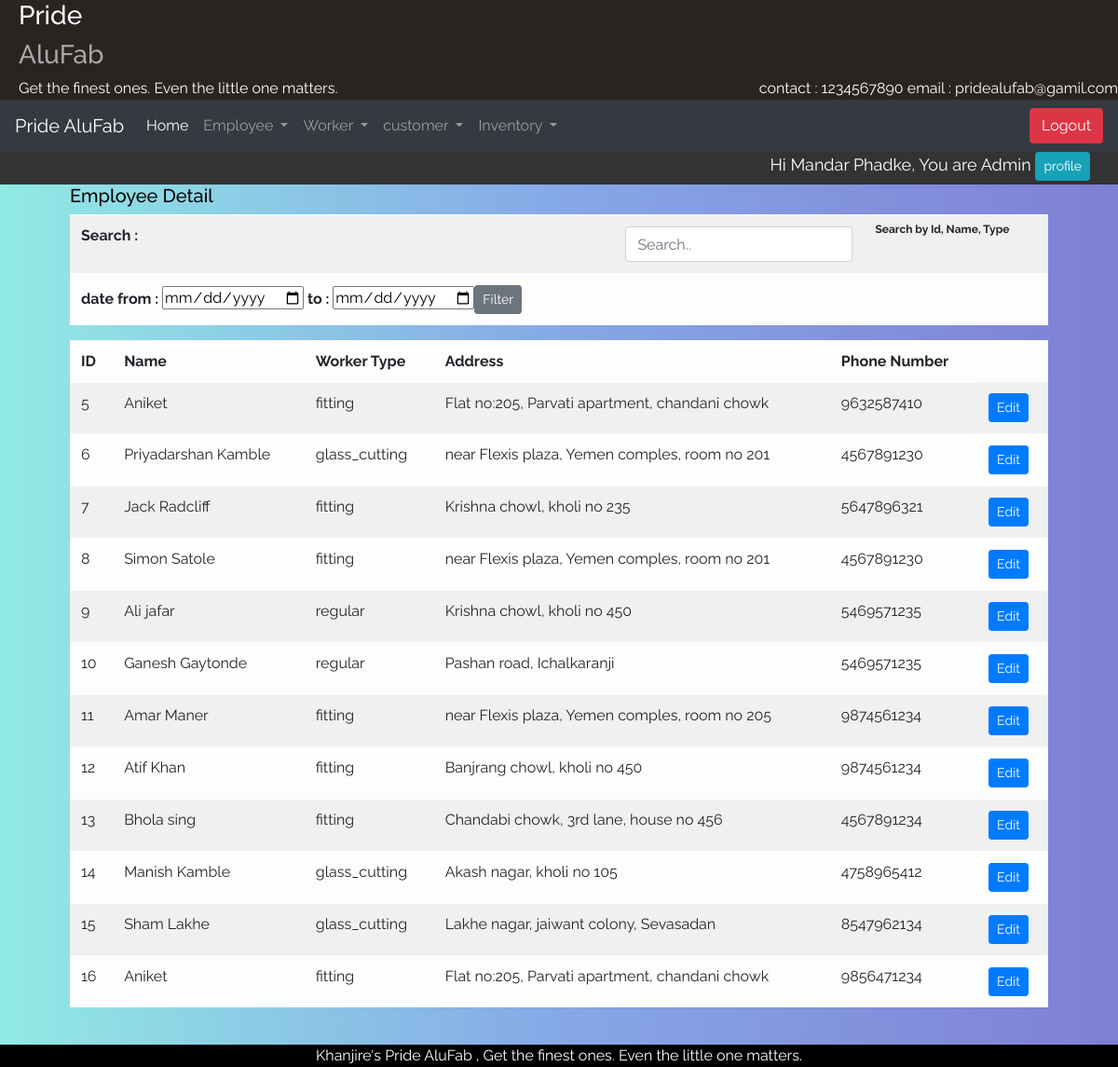
Screenshot of /DetailWork (signed in) with the database file from the repository.
### alufab/models.py (models this page shows, shortened)
class Employee(models.Model):
    Emp_id = models.ForeignKey(User, on_delete=models.CASCADE)
    phono = models.IntegerField(default=0)
    Address = models.CharField(default=' ',max_length=100)
    city = models.CharField(default='Ichalkaranji',max_length=20)
    de = [
        ('Manager','Manager'),
        ('Supervisor','Supervisor'),
        ('Admin', 'Admin')
    ]
    designation = models.CharField(max_length=10, choices=de)
    Paymentperday = models.FloatField(default=0)
    is_working=models.BooleanField(default=True)

class worker(models.Model):
    worker_name = models.CharField(max_length=30)
    phone_number = models.CharField(max_length=10)
    Address = models.CharField(max_length=100)
    WT = [
        ('glass_cutting', 'Glass_Cutting'),
        ('fitting', 'fitting'),
        ('regular', 'regular')
    ]
    worker_type = models.CharField(max_length=100, choices=WT)

### alufab/views.py (the view)
# urls.py: path('DetailWork', views.DetailWork,name='DetailWork'),
def DetailWork(request):
    obj=worker.objects.all()
    empid = request.user.id
    desig = Employee.objects.get(Emp_id=empid)
    data={'obj':obj,'desig':desig}
    return render(request, 'alufab/worker_list.html', data)

### templates/alufab/worker_list.html (shortened to what this page needs)
{% extends 'home.html' %}
{% block content %}
<div class="detail_view">
    <h5>Employee Detail</h5>
    <table class="table table-light table-responsive-sm table-striped table_detail">
        <tr><Th colspan="3">Search : </Th><th colspan="3"><input class="form-control" id="myInput" type="text" placeholder="Search.."></th><th><sub>Search by Id, Name, Type </sub></th></tr>
<tr>
    <th><form method="get" action="{% url 'filterCustomer' %}">date from : <input type="date" name="from"/> to : <input type="date" name="to"/><button type="submit" name="filter" class="btn btn-secondary btn-sm">Filter</button></form></th>
</tr>
    </table>
    <table class="table table-light table-responsive-sm table-striped table_detail" id="myTable">
      <thead>
          <tr>
                <th class="sort">ID</th>
                <th class="sort">Name</th>
                <th class="sort">Worker Type</th>
                <th class="sort">Address</th>
                <th class="sort">Phone Number</th>
            </tr
          </thead>
          <tbody>
            {%for i in obj%}
            <tr>
                <td><label>{{i.id}}</label></td>
                <td><label>{{i.worker_name}}</label></td>
                <td><label>{{i.worker_type}}</label></td>
                <td><label>{{i.Address}}</label></td>
                <td><label>{{i.phone_number}}</label></td>
                  <td><a href="{% url 'updateWork' i.id%}"><button class="btn btn-sm btn-primary">Edit</button></a></td>
            </tr>
            {%endfor%}
          </tbody>
        </table>
</div>
<br>
{% endblock %}

### templates/home.html (shortened to what this page needs)
{%load static%}
<html lang="en">
<head>
    <link rel="stylesheet" href="https://stackpath.bootstrapcdn.com/bootstrap/4.3.1/css/bootstrap.min.css">
    <link href="https://cdnjs.cloudflare.com/ajax/libs/select2/4.0.6-rc.0/css/select2.min.css" rel="stylesheet" />
<link rel="stylesheet" type="text/css" href="{% static 'css/main.css' %}">
<link rel="stylesheet" type="text/css" href="{% static 'css/util.css' %}">
</head>
<body>
<div class="div_top" >
    <div class="container-">
      <h3 style="color: white;">Pride</h3><h3 style="color: darkgrey;">AluFab</h3><h style="color:white;">Get the finest ones.
        Even the little one matters.</h>
      <div style="float:right; color:white;">
        contact : 1234567890
        email : pridealufab@gamil.com
      </div>
    </div>
  </div>
<nav class="navbar navbar-dark bg-dark navbar-expand-lg sticky-top nav">
    <a class="navbar-brand" href="#">Pride AluFab </a>
    <div class="collapse navbar-collapse" id="navbarSupportedContent">
      <ul class="navbar-nav mr-auto">
        <li class="nav-item active">
          <a class="nav-link" href="{% url 'home'%}">Home</a>
        </li>
          <li class="nav-item dropdown">
            <a class="nav-link dropdown-toggle" href="#" role="button" data-toggle="dropdown" aria-haspopup="true" aria-expanded="false">
              Employee
            </a>
          </li>
          <li class="nav-item dropdown">
            <a class="nav-link dropdown-toggle" href="#" role="button" data-toggle="dropdown" aria-haspopup="true" aria-expanded="false">
              Worker
            </a>
          </li>
          <li class="nav-item dropdown">
            <a class="nav-link dropdown-toggle" href="#" id="navbarDropdown" role="button" data-toggle="dropdown" aria-haspopup="true" aria-expanded="false">
              customer
            </a>
          </li>
          <li class="nav-item dropdown">
            <a class="nav-link dropdown-toggle" href="#" id="navbarDropdown" role="button" data-toggle="dropdown" aria-haspopup="true" aria-expanded="false">
              Inventory
            </a>
          </li>
      </ul>
         <span>
              <a href="{% url 'logout_page'%}"><button class="btn btn-danger">Logout</button></a>
          </span>
    </div>
  </nav>
<div class="div_name">
<span class="Name">
  Hi {{request.user.first_name}} {{request.user.last_name}}, You are {{desig.designation}}
              <a href="{% url 'profile' %}"><button class="btn btn-sm btn-info">profile</button></a>
          </span>
</div>
<div id="wrapper" class="active container-fluid froms">
    {% block content %}{% endblock %}
        </div>
<footer>
      Khanjire's Pride AluFab , Get the finest ones.
        Even the little one matters. </footer>
</body>
</html>

### static/css/main.css (style rules this page uses)
body { color:black; background: #7F7FD5; background: -webkit-linear-gradient(to right, #91EAE4, #86A8E7, #7F7FD5); background: linear-gradient(to right, #91EAE4, #86A8E7, #7F7FD5); }
.froms { width:90%; }
footer { background-color:black; width:100%; color:white; text-align:center; }
nav { width:100%; }
.div_top { text-align: left; padding-left: 20px; background-color:#292421; }
.div_name { background-color:#333333; padding-right:30px; color:white; font-size:18px; height:35px; }
.Name { text-align:right; float:right; }

### static/css/util.css (style rules this page uses)
* { margin: 0; padding: 0; outline: none; box-sizing: border-box; font-family: 'Raleway', sans-serif; }

### rows the page displays
Employee: designation "Admin"
worker: id "5", worker_name "Aniket", worker_type "fitting", Address "Flat no:205, Parvati apartment, chandani chowk", phone_number "9632587410"
worker: id "6", worker_name "Priyadarshan Kamble", worker_type "glass_cutting", Address "near Flexis plaza, Yemen comples, room no 201", phone_number "4567891230"
worker: id "7", worker_name "Jack Radcliff", worker_type "fitting", Address "Krishna chowl, kholi no 235", phone_number "5647896321"
worker: id "8", worker_name "Simon Satole", worker_type "fitting", Address "near Flexis plaza, Yemen comples, room no 201", phone_number "4567891230"
worker: id "9", worker_name "Ali jafar", worker_type "regular", Address "Krishna chowl, kholi no 450", phone_number "5469571235"
worker: id "10", worker_name "Ganesh Gaytonde", worker_type "regular", Address "Pashan road, Ichalkaranji", phone_number "5469571235"
worker: id "11", worker_name "Amar Maner", worker_type "fitting", Address "near Flexis plaza, Yemen comples, room no 205", phone_number "9874561234"
worker: id "12", worker_name "Atif Khan", worker_type "fitting", Address "Banjrang chowl, kholi no 450", phone_number "9874561234"
worker: id "13", worker_name "Bhola sing", worker_type "fitting", Address "Chandabi chowk, 3rd lane, house no 456", phone_number "4567891234"
worker: id "14", worker_name "Manish Kamble", worker_type "glass_cutting", Address "Akash nagar, kholi no 105", phone_number "4758965412"
worker: id "15", worker_name "Sham Lakhe", worker_type "glass_cutting", Address "Lakhe nagar, jaiwant colony, Sevasadan", phone_number "8547962134"
worker: id "16", worker_name "Aniket", worker_type "fitting", Address "Flat no:205, Parvati apartment, chandani chowk", phone_number "9856471234"

### other values shown
{{ request.user.first_name }} "Mandar"
{{ request.user.last_name }} "Phadke"
